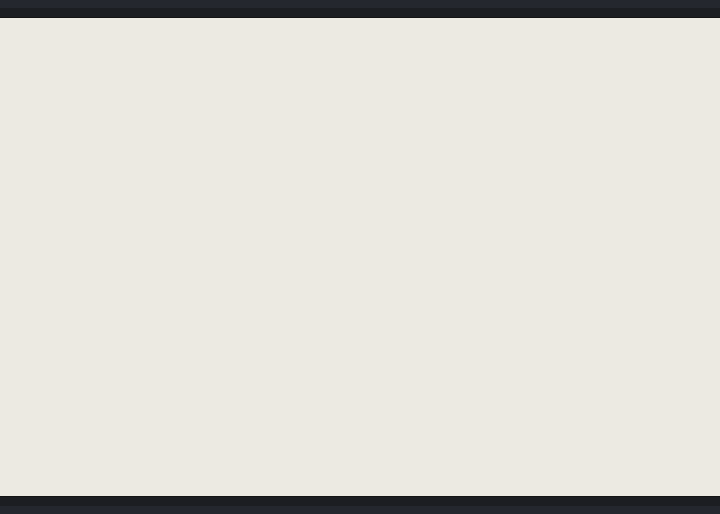
Simulated run of this sketch. Board: Arduino Uno, built for the host (arithmetic inside an expression is 32-bit, double 64-bit). Shown: 800×480 one-colour display.

Above: at 5.3 s.
At 8.9 s:
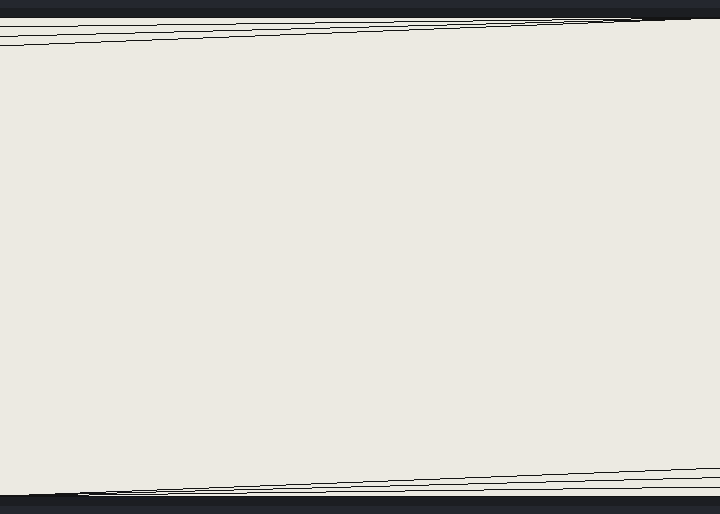
At 12.5 s:
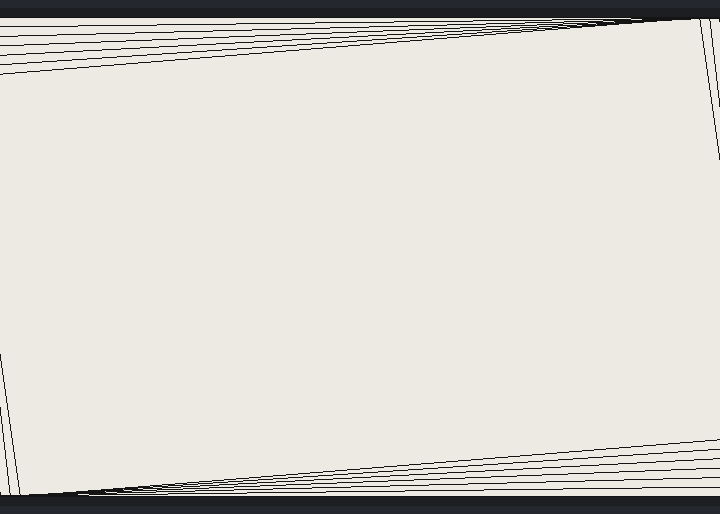
At 21.1 s:
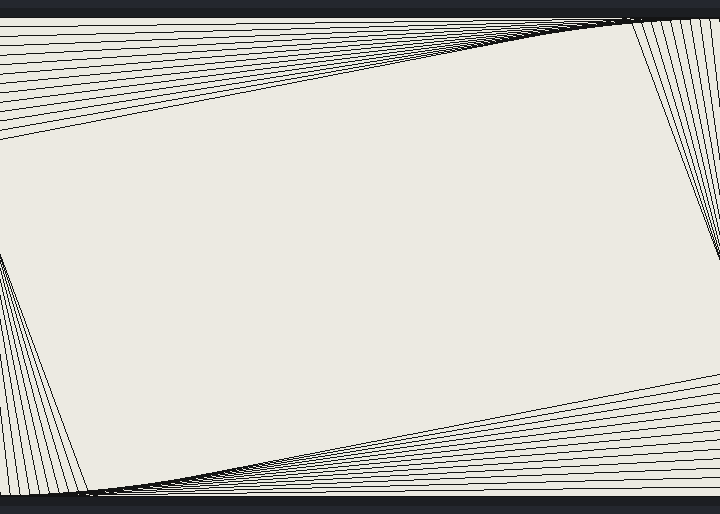
At 29.6 s:
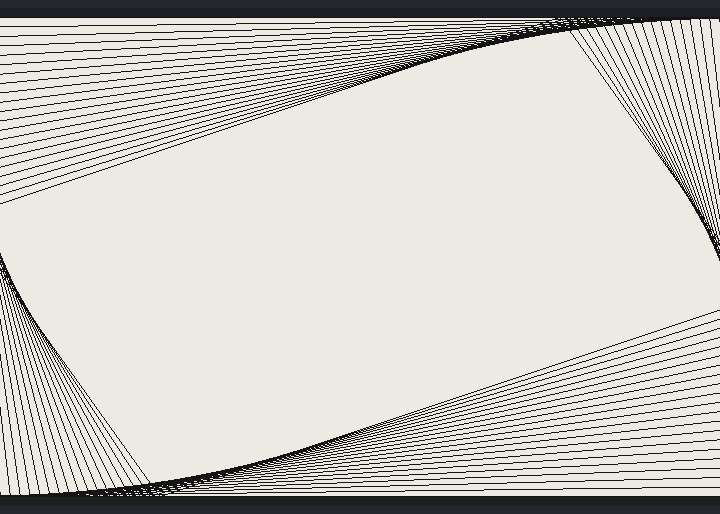
At 38.2 s:
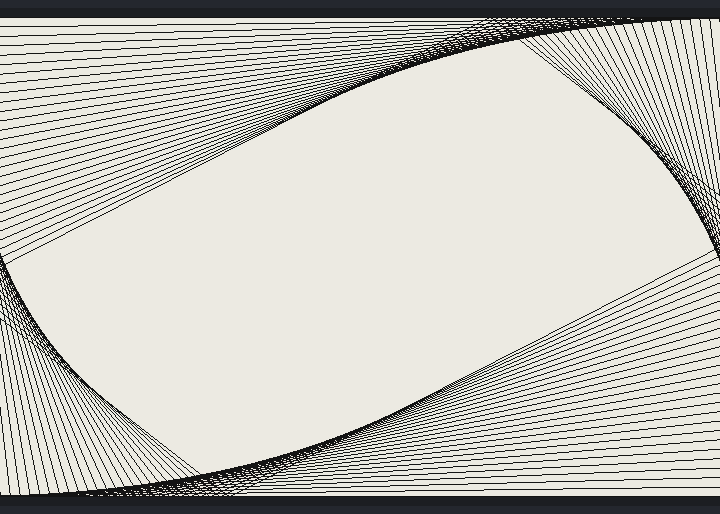

The sketch:

08_curves_only.ino
```cpp
#include <GxEPD2_BW.h>
#define X_STEP 10
#define Y_STEP 10

GxEPD2_BW<GxEPD2_750_T7, GxEPD2_750_T7::HEIGHT> display(GxEPD2_750_T7(/*CS=5*/ SS, /*DC=*/ 17, /*RST=*/ 16, /*BUSY=*/ 4));
int loop_count = 0;

void setup() {
  initDisplay();
}

void initDisplay() {
  display.init(0, true, 2, false);
  display.setRotation(0);
}

void fullRefresh() {
  display.clearScreen();
}

void loop() {
  if (loop_count % 100 == 0) {
    fullRefresh();
  }
  display.fillScreen(GxEPD_WHITE);
  for (int r=0; r<=4; r+=1) {
    display.setRotation(r);
    for (int i=0; i<=loop_count; i++) {
      int start_x = 0;
      int end_x = X_STEP * i;
      int start_y = Y_STEP * i;
      int end_y = display.height();
      display.drawLine(start_x, end_x, start_y, end_y, GxEPD_BLACK);
    }
  }
  display.displayWindow(0, 0, display.width(), display.height());
  loop_count++;
}
```

Measured:
- what the display in image 0 shows lasts 1.2 s, from 5.3 s to 6.5 s
